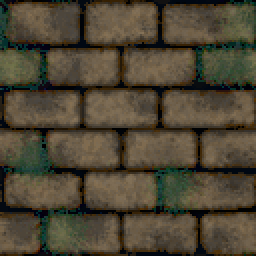
#> input picture assets/img/tiles/bricks.png, 128 x 128 px (shown 2 times larger)
$ python make_wall_tiles.py   (Python 2 division)
#> lines starting #> are read from the running program, lines starting #| are printed output that depends on the picture
from PIL import ImageFont
from PIL import Image
from PIL import ImageDraw
from PIL import ImageFilter

tile_size = 128
part_size = tile_size / 3

# 678
# 345
# 012
part_xy_table = (
    (0,2), # 0
    (1,2), # 1
    (2,2), # 2
    (0,1), # 3
    (1,1), # 4
    (2,1), # 5
    (0,0), # 6
    (1,0), # 7
    (2,0), # 8
    )
def remove_part(draw, part):
    x, y = part_xy_table[part]
    draw.rectangle((x * part_size,
                    y * part_size,
                    (x + 1) * part_size + 1,
                    (y + 1) * part_size + 1),
                   (0, 0, 0, 0),
                   (0, 0, 0, 0))

wall_remove_table = (
    (0,1,2, 3,5, 6,7,8), # 0
    (0,1,2, 3,5, 6,8), # 1
    (0,1,2, 3, 6,7,8), # 2
    (0,2, 3,5, 6,7,8), # 3
    (0,1,2, 5, 6,7,8), # 4
    (0,1,2, 3, 6,8), # 5
    (0,2, 3, 6,7,8), # 6
    (0,2, 5, 6,7,8), # 7
    (0,1,2, 5, 6,8), # 8
    (0,2, 3,5, 6,8), # 9
    (0,1,2, 6,7,8), # a
    (0,2, 6,7,8), # b
    (0,2, 5, 6,8), # c
    (0,1,2, 6,8), # d
    (0,2, 3, 6,8), # e
    (0,2, 6,8), # f
    )

output_positions = (
    (0,3), # 0
    (1,3), # 1
    (2,3), # 2
    (3,3), # 3
    (0,2), # 4
    (1,2), # 5
    (2,2), # 6
    (3,2), # 7
    (0,1), # 8
    (1,1), # 9
    (2,1), # a
    (3,1), # b
    (0,0), # c
    (1,0), # d
    (2,0), # e
    (3,0), # f
    )

full_image_name = "bricks"

def smooth_edges(tile_image, x1, y1, x2, y2):
    box = (x1, y1, x2, y2)
    ic = tile_image.crop(box)
    ic = ic.filter(ImageFilter.SMOOTH)
    tile_image.paste(ic, box)

offset = 4

def smooth_left(tile_image):
    smooth_edges(tile_image, -50, -50, part_size + offset, tile_size + 50)

def smooth_right(tile_image):
    smooth_edges(tile_image, 2 * part_size - offset, -50, tile_size + 50, tile_size + 50)

def smooth_top(tile_image):
    smooth_edges(tile_image, -50, 0, tile_size + 50, part_size + offset)

def smooth_bottom(tile_image):
    smooth_edges(tile_image, -50, 2 * part_size - offset, tile_size + 50, tile_size)

def smooth_topright(tile_image):
    smooth_edges(tile_image, 2 * part_size - offset, -50, tile_size + 50, part_size + offset)

def smooth_topleft(tile_image):
    smooth_edges(tile_image, -50, -50, part_size + offset, part_size + offset)

def smooth_bottomright(tile_image):
    smooth_edges(tile_image, 2 * part_size - offset, 2 * part_size - offset, tile_size + 50, tile_size + 50)

def smooth_bottomleft(tile_image):
    smooth_edges(tile_image, -50, 2 * part_size - offset, part_size + offset, tile_size + 50)

output_image = Image.new("RGBA", (tile_size * 4, tile_size * 4), (0,0,0,0))
#> output_image: PIL image 512x512 RGBA; every value is 0
index = 0
for remove_list in wall_remove_table:
    tile_image = Image.open(full_image_name + ".png")
#> tile_image is the input picture: PIL image 128x128 RGBA; mean R, G, B, A 77.3, 69.4, 52.2, 255
    tile_image.load()
    draw = ImageDraw.Draw(tile_image)

    for part in remove_list:
        remove_part(draw, part)

    cut_image = Image.new("RGBA", (tile_size * 3, tile_size * 3), (0,0,0,0))
#> cut_image: PIL image 384x384 RGBA; every value is 0
    cut_image.paste(tile_image, (tile_size, tile_size))

    if index == 0:
        smooth_left(tile_image)
#> in smooth_edges, `ic = ic.filter(ImageFilter.SMOOTH)`:
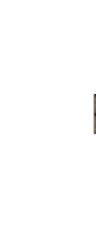
#> ic: PIL image 96x228 RGBA; mean R, G, B, A 0.4, 0.3, 0.2, 0.9; transparent parts drawn white
        smooth_right(tile_image)
        smooth_top(tile_image)
#> call 3 of smooth_edges, with x1 = -50, y1 = 0, x2 = 178, y2 = 46
#> in smooth_edges (call 3), `ic = tile_image.crop(box)`:
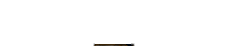
#> ic: PIL image 228x46 RGBA; mean R, G, B, A 0.4, 0.3, 0.2, 1.9; transparent parts drawn white
        smooth_bottom(tile_image)
#> call 4 of smooth_edges, with x1 = -50, y1 = 80, x2 = 178, y2 = 128
#> in smooth_edges (call 4), `ic = tile_image.crop(box)`:
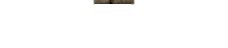
#> ic: PIL image 228x48 RGBA; mean R, G, B, A 1.2, 1, 0.8, 3.7; transparent parts drawn white
#> in smooth_edges (call 4), `tile_image.paste(ic, box)`:
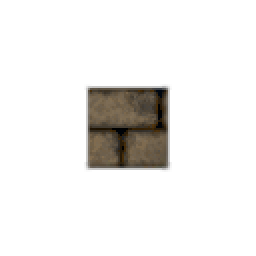
#> tile_image: PIL image 128x128 RGBA (shown 2 times larger); mean R, G, B, A 8.7, 7.5, 5.7, 24.9; transparent parts drawn white
    elif index == 1:
        smooth_left(tile_image)
        smooth_right(tile_image)
        smooth_bottom(tile_image)
    elif index == 2:
        smooth_left(tile_image)
        smooth_top(tile_image)
        smooth_bottom(tile_image)
    elif index == 3:
        smooth_left(tile_image)
        smooth_right(tile_image)
        smooth_top(tile_image)
    elif index == 4:
        smooth_right(tile_image)
        smooth_top(tile_image)
        smooth_bottom(tile_image)
    elif index == 5:
        smooth_left(tile_image)
        smooth_bottom(tile_image)
        smooth_topright(tile_image)
    elif index == 6:
        smooth_left(tile_image)
        smooth_top(tile_image)
        smooth_bottomright(tile_image)
    elif index == 7:
        smooth_top(tile_image)
        smooth_right(tile_image)
        smooth_bottomleft(tile_image)
    elif index == 8:
        smooth_bottom(tile_image)
        smooth_right(tile_image)
        smooth_topleft(tile_image)
    elif index == 9:
        smooth_left(tile_image)
        smooth_right(tile_image)
    elif index == 10:
        smooth_top(tile_image)
        smooth_bottom(tile_image)
    elif index == 11:
        smooth_top(tile_image)
        smooth_bottomleft(tile_image)
        smooth_bottomright(tile_image)
    elif index == 12:
        smooth_right(tile_image)
        smooth_topleft(tile_image)
        smooth_bottomleft(tile_image)
    elif index == 13:
        smooth_bottom(tile_image)
        smooth_topleft(tile_image)
        smooth_topright(tile_image)
    elif index == 14:
        smooth_left(tile_image)
        smooth_topright(tile_image)
        smooth_bottomright(tile_image)
    elif index == 15:
        smooth_topright(tile_image)
        smooth_bottomright(tile_image)
        smooth_topleft(tile_image)
        smooth_bottomleft(tile_image)
    del draw

    cut_image = cut_image.convert('LA')
#> cut_image: PIL image 384x384 LA
    cut_image = cut_image.filter(ImageFilter.GaussianBlur(25))
    cut_image = cut_image.convert('RGBA')
    cut_image = cut_image.crop((tile_size, tile_size, 2 * tile_size, 2 * tile_size))
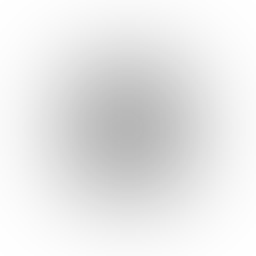
#> cut_image: PIL image 128x128 RGBA (shown 2 times larger); mean R, G, B, A 7.4, 7.4, 7.4, 24.1; transparent parts drawn white
    cut_image.paste(tile_image, (0, 0), tile_image)
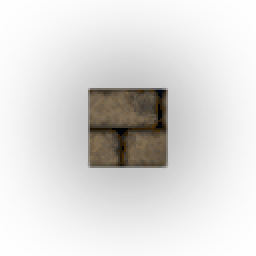
#> cut_image: PIL image 128x128 RGBA (shown 2 times larger); mean R, G, B, A 13.8, 12.6, 10.9, 41.5; transparent parts drawn white

    x = output_positions[index][0] * tile_size
    y = output_positions[index][1] * tile_size
    output_image.paste(cut_image, (x, y))
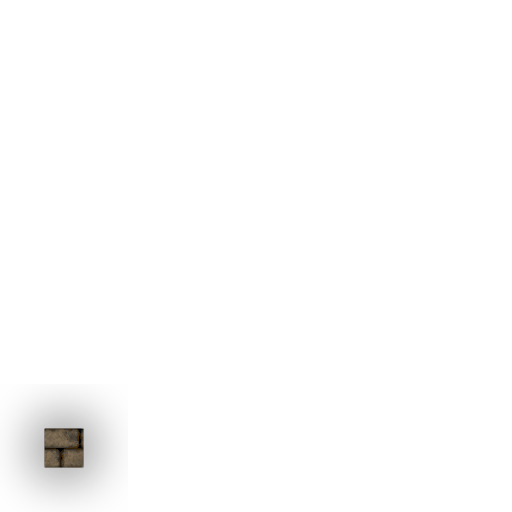
#> output_image: PIL image 512x512 RGBA; mean R, G, B, A 0.9, 0.8, 0.7, 2.6; transparent parts drawn white

    index += 1

output_image.save(full_image_name + "_walls.png")
print "done"
